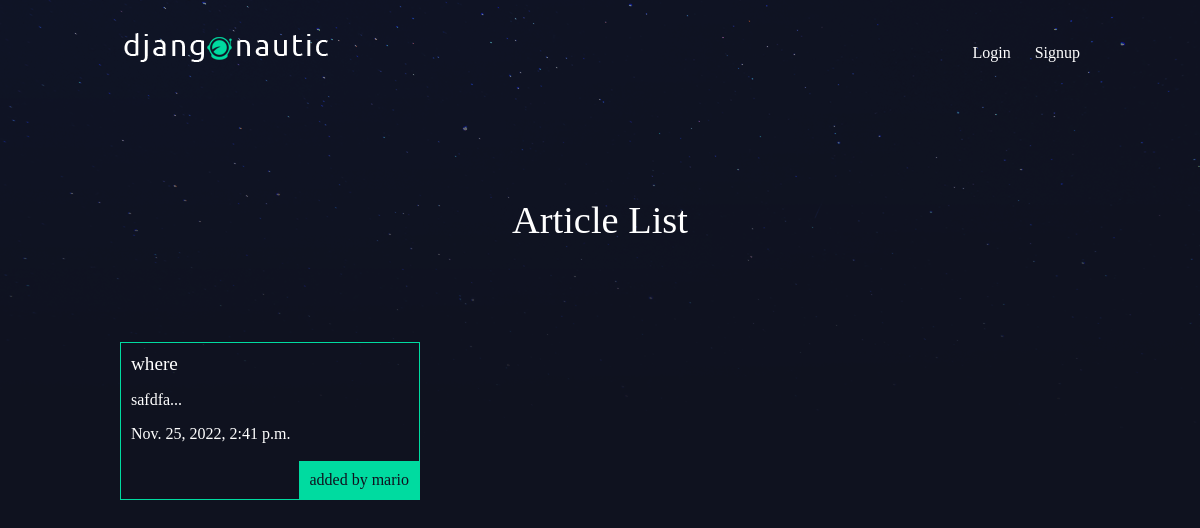
The app's page /articles/ with its own data.
### articles/models.py (models this page shows, shortened)
class Article(models.Model):
  title = models.CharField(max_length=100)
  slug = models.SlugField()
  body = models.TextField()
  date = models.DateTimeField(auto_now_add=True)
  thumb = models.ImageField(default='default.png', blank=True)
  author = models.ForeignKey(User,on_delete=models.CASCADE,default=None)
  def snippet(self):
    return self.body[:50] + '...' # :50 up to 50 characters

### articles/views.py (the view)
# urls.py: path('', views.articleList, name="list"),
def articleList(request):
  articles = Article.objects.all().order_by('date') #order_by allows us to order objects by any variable in the model
  return render(request, 'articles/articleList.html', {'articles': articles})

### articles/templates/articles/articleList.html
{% extends 'base_layout.html'%}
{%block content%}
  <h1>Article List</h1>
  <div class="articles">
    {% for article in articles %}
    <div class="article">
      <h2><a href='{% url "articles:detail" slug=article.slug %}'>{{ article.title }}</a></h2>
      <p>{{ article.snippet }}</p>
      <p>{{ article.date }}</p>
      <p class="author">added by {{ article.author.username }}</p>
    </div>
    {% endfor %}
  </div>
{%endblock%}

### assets/styles.css (style rules this page uses)
body { background-color: #0f121f; background-image: url(stars.png); background-repeat: no-repeat; color: #fff; }
body * { font-family: Ubuntu; }
h1, h2, h3, h4, h5 { font-weight: normal; margin: 0; }
a, a:hover, a:visited { color: #fff; text-decoration: none; }
div.wrapper > h1 { text-align: center; margin: 100px auto; font-size: 2.4em }
.articles { display: grid; grid-template-columns: 1fr 1fr 1fr; grid-gap: 30px; }
.article { padding: 10px; border: 1px solid #00dba0; position: relative; padding-bottom: 40px; }
.article h2 { font-size: 1.2em; }
.article .author { padding: 10px; background: #00dba0; position: absolute; right: 0; bottom: 0; margin: 0; color: #0f121f; }

### records on screen
Article: title "where", snippet "safdfa...", date "Nov. 25, 2022, 2:41 p.m.", author.username "mario"
